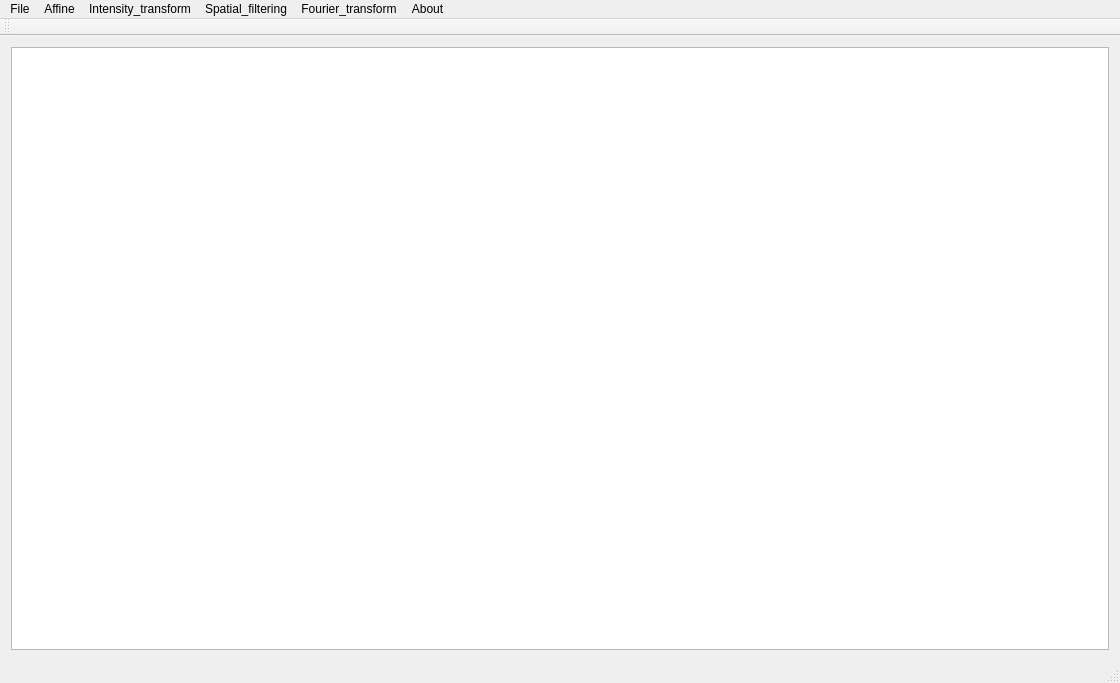
<?xml version="1.0" encoding="UTF-8"?>
<ui version="4.0">
 <class>LIDA</class>
 <widget class="QMainWindow" name="LIDA">
  <property name="geometry">
   <rect>
    <x>0</x>
    <y>0</y>
    <width>1120</width>
    <height>683</height>
   </rect>
  </property>
  <property name="windowTitle">
   <string>LIDA</string>
  </property>
  <widget class="QWidget" name="centralWidget">
   <layout class="QVBoxLayout" name="verticalLayout">
    <item>
     <widget class="QGraphicsView" name="graphicsView"/>
    </item>
   </layout>
  </widget>
  <widget class="QMenuBar" name="menuBar">
   <property name="geometry">
    <rect>
     <x>0</x>
     <y>0</y>
     <width>1120</width>
     <height>19</height>
    </rect>
   </property>
   <widget class="QMenu" name="menuFile">
    <property name="title">
     <string>File</string>
    </property>
    <addaction name="actionload"/>
    <addaction name="actionload_Hdr"/>
    <addaction name="actionload_Panorama"/>
    <addaction name="actionsave_as"/>
   </widget>
   <widget class="QMenu" name="menuAbout">
    <property name="title">
     <string>Affine</string>
    </property>
    <addaction name="actionScaling"/>
    <addaction name="actionRotation"/>
    <addaction name="actionTranslation"/>
    <addaction name="actionShear_vertical"/>
    <addaction name="actionShear_horizontal"/>
   </widget>
   <widget class="QMenu" name="menutest">
    <property name="title">
     <string>Intensity_transform</string>
    </property>
    <addaction name="actionHistogram_equalization"/>
    <addaction name="actionHistogram_specification"/>
    <addaction name="actionFuzzy_enhancement"/>
   </widget>
   <widget class="QMenu" name="menutest3">
    <property name="title">
     <string>Spatial_filtering</string>
    </property>
    <addaction name="actionGaussian"/>
    <addaction name="actionLaplacian"/>
    <addaction name="actionLaplacian_sharpening"/>
    <addaction name="actionHighboost_sharpening"/>
    <addaction name="actionSobel"/>
    <addaction name="actionFuzzy_edge"/>
   </widget>
   <widget class="QMenu" name="menuFourier_transform">
    <property name="title">
     <string>Fourier_transform</string>
    </property>
    <addaction name="actionILPF"/>
    <addaction name="actionBLPF"/>
    <addaction name="actionGLPF"/>
    <addaction name="actionIHPF"/>
    <addaction name="actionBHPF"/>
    <addaction name="actionGHPF"/>
    <addaction name="actionLaplacian_sharpening_fourier"/>
    <addaction name="actionHigh_frequency_emphasis"/>
    <addaction name="actionHomomorphic"/>
    <addaction name="actionSelective_filtering"/>
   </widget>
   <widget class="QMenu" name="menuAbout_2">
    <property name="title">
     <string>About</string>
    </property>
    <addaction name="actionTest"/>
    <addaction name="actionTest2"/>
    <addaction name="actionTest3"/>
   </widget>
   <addaction name="menuFile"/>
   <addaction name="menuAbout"/>
   <addaction name="menutest"/>
   <addaction name="menutest3"/>
   <addaction name="menuFourier_transform"/>
   <addaction name="menuAbout_2"/>
  </widget>
  <widget class="QToolBar" name="mainToolBar">
   <attribute name="toolBarArea">
    <enum>TopToolBarArea</enum>
   </attribute>
   <attribute name="toolBarBreak">
    <bool>false</bool>
   </attribute>
  </widget>
  <widget class="QStatusBar" name="statusBar"/>
  <action name="actionload">
   <property name="text">
    <string>load</string>
   </property>
  </action>
  <action name="actionScaling">
   <property name="text">
    <string>Scaling</string>
   </property>
  </action>
  <action name="actionHistogram_equalization">
   <property name="text">
    <string>Histogram_equalization</string>
   </property>
  </action>
  <action name="actionGaussian">
   <property name="text">
    <string>Gaussian</string>
   </property>
  </action>
  <action name="actionRotation">
   <property name="text">
    <string>Rotation</string>
   </property>
  </action>
  <action name="actionTranslation">
   <property name="text">
    <string>Translation</string>
   </property>
  </action>
  <action name="actionShear_vertical">
   <property name="text">
    <string>Shear_vertical</string>
   </property>
  </action>
  <action name="actionShear_horizontal">
   <property name="text">
    <string>Shear_horizontal</string>
   </property>
  </action>
  <action name="actionsave_as">
   <property name="text">
    <string>save as</string>
   </property>
  </action>
  <action name="actionHistogram_specification">
   <property name="text">
    <string>Histogram_specification</string>
   </property>
  </action>
  <action name="actionFuzzy_enhancement">
   <property name="text">
    <string>Fuzzy_enhancement</string>
   </property>
  </action>
  <action name="actionLaplacian">
   <property name="text">
    <string>Laplacian</string>
   </property>
  </action>
  <action name="actionLaplacian_sharpening">
   <property name="text">
    <string>Laplacian_sharpening</string>
   </property>
  </action>
  <action name="actionHighboost_sharpening">
   <property name="text">
    <string>Highboost_sharpening</string>
   </property>
  </action>
  <action name="actionSobel">
   <property name="text">
    <string>Sobel</string>
   </property>
  </action>
  <action name="actionFuzzy_edge">
   <property name="text">
    <string>Fuzzy_edge</string>
   </property>
  </action>
  <action name="actionILPF">
   <property name="text">
    <string>ILPF</string>
   </property>
  </action>
  <action name="actionBLPF">
   <property name="text">
    <string>BLPF</string>
   </property>
  </action>
  <action name="actionGLPF">
   <property name="text">
    <string>GLPF</string>
   </property>
  </action>
  <action name="actionIHPF">
   <property name="text">
    <string>IHPF</string>
   </property>
  </action>
  <action name="actionBHPF">
   <property name="text">
    <string>BHPF</string>
   </property>
  </action>
  <action name="actionGHPF">
   <property name="text">
    <string>GHPF</string>
   </property>
  </action>
  <action name="actionLaplacian_sharpening_fourier">
   <property name="text">
    <string>Laplacian_sharpening_fourier</string>
   </property>
  </action>
  <action name="actionHigh_frequency_emphasis">
   <property name="text">
    <string>High_frequency_emphasis</string>
   </property>
  </action>
  <action name="actionHomomorphic">
   <property name="text">
    <string>Homomorphic</string>
   </property>
  </action>
  <action name="actionSelective_filtering">
   <property name="text">
    <string>Selective_filtering</string>
   </property>
  </action>
  <action name="actionload_Hdr">
   <property name="text">
    <string>load Hdr</string>
   </property>
  </action>
  <action name="actionload_Panorama">
   <property name="text">
    <string>load Panorama</string>
   </property>
  </action>
  <action name="actionTest">
   <property name="text">
    <string>Test</string>
   </property>
  </action>
  <action name="actionTest2">
   <property name="text">
    <string>Test2</string>
   </property>
  </action>
  <action name="actionTest3">
   <property name="text">
    <string>Test3</string>
   </property>
  </action>
 </widget>
 <layoutdefault spacing="6" margin="11"/>
 <resources/>
 <connections/>
</ui>
